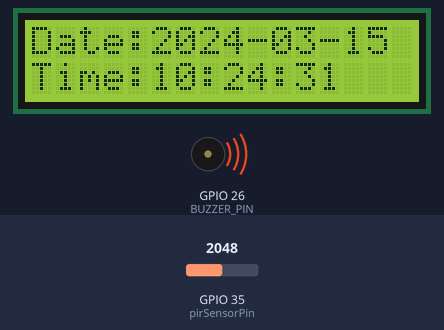
A sketch run on a simulated ESP32. Shown: 16×2 character LCD, buzzer (waves = sounding). The inputs (shaded band) are chosen by the test bench; at power-on: GPIO 35 (pirSensorPin) = 2048. WiFi joins after 1.5 s; servers stay silent unless stated; the local clock reads 2024-03-15 10:24:30 at power-on unless the sketch sets it; what the sketch prints to the serial monitor is not drawn.

Above: at 2.9 s.
3.0 s: GPIO 35 (pirSensorPin) set to 552
10.5 s: GPIO 35 (pirSensorPin) set to 489
At 11.2 s:
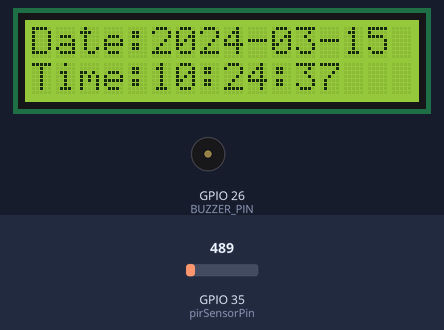
14.3 s: GPIO 35 (pirSensorPin) set to 1228
At 16.4 s:
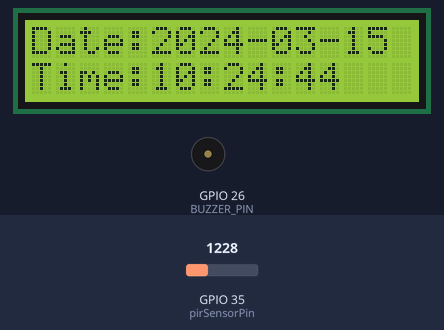
18.1 s: GPIO 35 (pirSensorPin) set to 491
At 19.9 s:
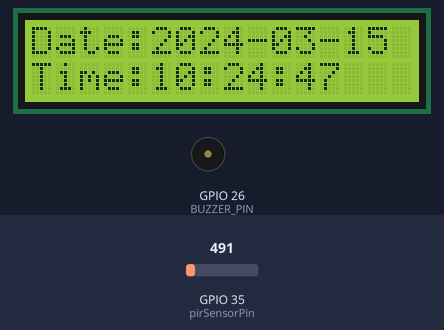
Timing chart, 0 to 21.4 s (numbered marks = the images above; inputs shaded):
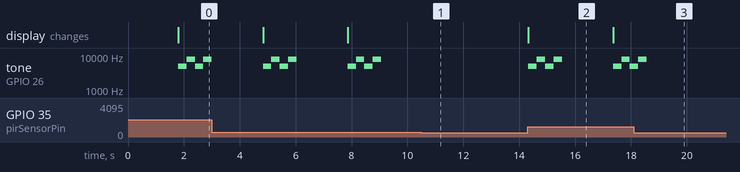

Measured:
- the behaviour switches between 513 and 512 on GPIO 35 (pirSensorPin) (found by bisection; images 0 and 1)
- after the input at 10.5 s, tone on GPIO 26 (BUZZER_PIN): stops changing and stays silent
- after the input at 14.3 s, tone on GPIO 26 (BUZZER_PIN): plays 5000 Hz for 0.30 s, 8000 Hz for 0.30 s, 5000 Hz for 0.30 s, 8000 Hz for 0.30 s, 5000 Hz for 0.30 s, 8000 Hz for 0.30 s … (7 notes in this stretch), starting at once; the display: changes at once (image 2)
- after the input at 18.1 s, tone on GPIO 26 (BUZZER_PIN): goes on until 18.6 s, then stays silent
- by itself, tone on GPIO 26 (BUZZER_PIN): plays 5000 Hz for 0.30 s, 8000 Hz for 0.30 s, 5000 Hz for 0.30 s, 8000 Hz for 0.30 s, 5000 Hz for 0.30 s, 8000 Hz for 0.30 s … (8 notes in this stretch)
- what the display in image 2 shows lasts 3.1 s, from 14.3 s to 17.4 s

The sketch:

PIRSensor.ino
```cpp
// Arduino default library
#include <Wire.h>
#include <SPI.h>
// // Download HT16K33 from Sketch > Include Library > Manage Libraries > Search HT16k33
// #include <HT16K33.h>

// Download & Install RTClib by Adafruit
// https://circuitdigest.com/microcontroller-projects/interfacing-ds3231-rtc-with-arduino-and-diy-digital-clock
#include <RTClib.h>
RTC_DS3231 rtc;
char d[32];
char t[32];

// Download LiquidCrystal I2C by Frank de
#include <LiquidCrystal_I2C.h>
LiquidCrystal_I2C lcd(0x27, 16, 2);

// Define the PIR sensor input pin
int pirSensorPin = A7;

// Define Buzzer output pin
int BUZZER_PIN = 26;

DateTime lastTriggerDate;


#include <WiFi.h>
const char* ssid = "Tan Wifi@unifi";
const char* password = "59301357";

#include <WiFiClient.h>
WiFiClient client;

// Download and install thinkspeak
// https://github.com/mathworks/thingspeak-arduino
#include "ThingSpeak.h"
unsigned long myChannelNumber = 2119655;
const char * myWriteAPIKey = "BAKK01E3G8207XN4";

const char* host = "api.thingspeak.com";
const int httpsPort = 443;
const String apiKey = "BAKK01E3G8207XN4";


int playing = 0;
void tone(byte pin, int freq) {
  ledcSetup(0, 2000, 8);   // setup beeper
  ledcAttachPin(pin, 0);   // attach beeper
  ledcWriteTone(0, freq);  // play tone
  playing = pin;           // store pin
}
void noTone() {
  tone(playing, 0);
}


void triggerAlarm() {
  tone(BUZZER_PIN, 5000);  // High frequency
  delay(300);
  tone(BUZZER_PIN, 8000);  // Low frequency
  delay(300);
  tone(BUZZER_PIN, 5000);  // High frequency
  delay(300);
  tone(BUZZER_PIN, 8000);  // Low frequency
  delay(300);
  noTone();
}

void refreshScreen() {
  lcd.clear();
  // DateTime now = rtc.now();
  sprintf(d, "%02d-%02d-%02d", lastTriggerDate.year(), lastTriggerDate.month(),lastTriggerDate.day());
  sprintf(t, "%02d:%02d:%02d", lastTriggerDate.hour(), lastTriggerDate.minute(), lastTriggerDate.second());
  Serial.print(F("Date/Time: "));
  Serial.println(t);

  lcd.setCursor(0, 0);
  lcd.print("Date:"+String(d));
  lcd.setCursor(0, 1);
  lcd.print("Time:"+String(t));
  // Wait for a short time to prevent rapid triggering of the sensor
}

void setup() {
  // Initialize serial communication for debugging
  Serial.begin(9600);
  lcd.backlight();
  // Set the PIR sensor pin as an input
  pinMode(pirSensorPin, INPUT);

  // for DS3231
  rtc.begin();
  lcd.init();
  lastTriggerDate = rtc.now();

    WiFi.mode(WIFI_STA); //Optional
    WiFi.begin(ssid, password);
    Serial.println("\nConnecting");

    while(WiFi.status() != WL_CONNECTED){
        Serial.print(".");
        delay(100);
    }

    Serial.println("\nConnected to the WiFi network");
    Serial.print("Local ESP32 IP: ");
    Serial.println(WiFi.localIP());

    ThingSpeak.begin(client);

      // Use WiFiClientSecure for HTTPS
    WiFiClient client;

    // Connect to the server
    if (!client.connect(host, httpsPort)) {
      Serial.println("Connection failed");
      return;
    }

}

void loop() {
  // Read the analog value from the PIR sensor
  int pirSensorValue = analogRead(pirSensorPin);
  // Serial.print("Sensor value: ");
  // Serial.print(pirSensorPin);
  // Serial.println();

  // Convert the analog value to a digital value
  if (pirSensorValue > 512) {
    pirSensorValue = 1;
    lastTriggerDate = rtc.now();
    Serial.print("Motion Detected! ");
    refreshScreen();
    triggerAlarm();
    // Serial.println(String(d)+"T"+String(t)+"Z");

    // Write to ThingSpeak. There are up to 8 fields in a channel, allowing you to store up to 8 different
    // pieces of information in a channel.  Here, we write to field 1.
    // int y = ThingSpeak.setCreatedAt(String(d)+" "+String(t));
    // if(y == 200){
    //   Serial.println("setCreatedAt update successful.");
    // }
    // else{
    //   Serial.println("Problem updating setCreatedAt. HTTP error code " + String(y));
    // }
    int x = ThingSpeak.writeField(myChannelNumber, 1, 1 ,  myWriteAPIKey);
    // String createdDate = String(d)+"T"+String(t)+"Z";
    // int x = ThingSpeak.writeRaw(6,"https://api.thingspeak.com/update.json?api_key=BAKK01E3G8207XN4&field5=1&created_at="+createdDate)
    if(x == 200){
      Serial.println("Channel update successful.");
    }
    else{
      Serial.println("Problem updating channel. HTTP error code " + String(x));
    }

    // Wait for the response
    delay(1000);
    while (client.available()) {
      Serial.write(client.read());
    }

      // Update ThingSpeak
  // Print Update Response to Serial Monitor

      delay(500);
  } else {
    pirSensorValue = 0;
  }
}


// ========================== Dont Use ===========================================
// Download DS3231 Library https://github.com/rodan/ds3231
// Example for DS3231 https://drive.google.com/file/d/0B6k7-e-fDhSZZHpFdnhSbkdUSkU/view?resourcekey=0-RCOExE9Yk6Ac95vaqHy4uw
// ========================== Dont Use End ===========================================
```
